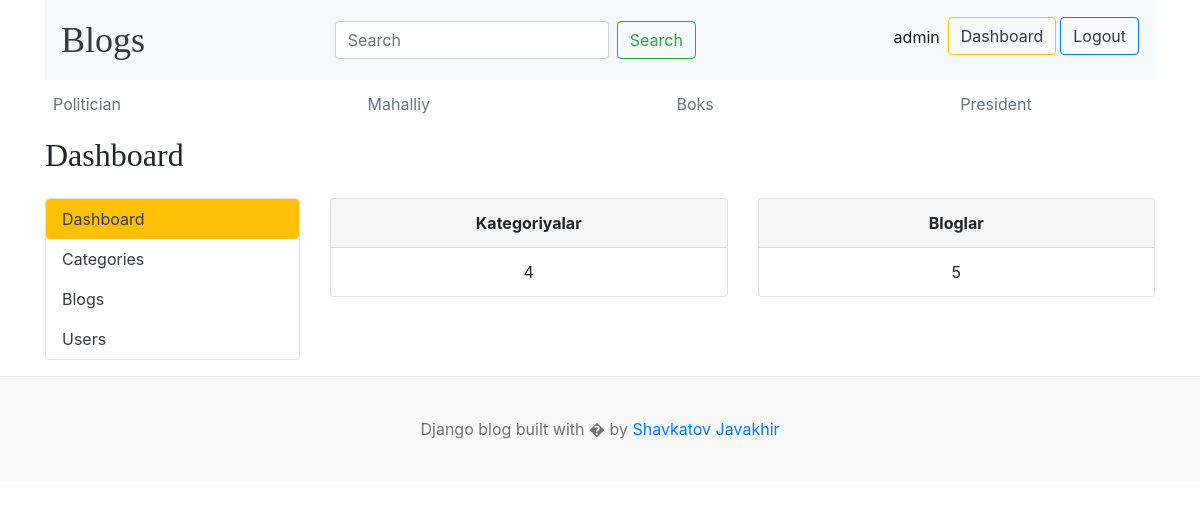
The page /dashboard/ (signed in) on the database its author committed.
### blogs/models.py (models this page shows, shortened)
class Category(models.Model):
    name = models.CharField(max_length=255)
    created_at = models.DateTimeField(auto_now_add=True)
    updated_at = models.DateTimeField(auto_now=True)
    class Meta:
        verbose_name_plural = 'Categories'
        verbose_name = 'Category'

### dashboardapp/views.py (the view)
# urls.py: path('dashboard/', include('dashboardapp.urls'))
@login_required(login_url='login')
def dashboard(request):
    blog_count = Blog.objects.all().count()
    context = {
        "blog_count": blog_count,
    }
    return render(request, "dashboard.html", context)

### blogs/context_processor.py (called while the page is built)
def header(req):
    category = Category.objects.all()
    context = {
        'categories': category
    }
    return context

def get_about(request):
    about = About.objects.all()
    links = Social_links.objects.all()
    telegram = links.get(name='Telegram')
    context = {
        'about': about,
        'links': links,
        'telegram': telegram
        }
    return context

### dashboardapp/templates/dashboard.html
{% extends 'header.html' %} {% load static %} {% block content %}
<div class="row">
    <div class="col-3">
        <h2>Dashboard</h2>
    </div>
</div>
<div class="row my-3">
  {% include 'left_side.html' %}
  <div class="col-9">
    <div class="row">
      <div class="col">
        <div class="card">
          <div class="card-header text-center font-weight-bold">
            Kategoriyalar
          </div>
          <ul class="list-group list-group-flush">
            <li class="list-group-item text-center">{{categories.count}}</li>
          </ul>
        </div>
      </div>
      <div class="col">
        <div class="card">
          <div class="card-header text-center font-weight-bold">Bloglar</div>
          <ul class="list-group list-group-flush">
            <li class="list-group-item text-center">{{blog_count}}</li>
          </ul>
        </div>
      </div>
    </div>
  </div>
</div>
{% endblock %}

### templates/header.html (shortened to what this page needs)
{% load static %}
<!DOCTYPE html>
<html lang="en">
<head>
    <link href="https://getbootstrap.com/docs/4.0/dist/css/bootstrap.min.css" rel="stylesheet">
    <link href="{% static 'css/blog.css' %}" rel="stylesheet">
  </head>
<body>
  <div class="container">
<nav class="navbar navbar-expand-lg navbar-light bg-light">
  <a class="navbar-brand mr-auto blog-header-logo text-dark" href="{% url 'blogs' %}">Blogs</a>
  <div class="collapse navbar-collapse" id="navbarSupportedContent">
    <form class="form-inline my-2 my-lg-0 ml-auto" action="{% url 'search' %}" method="get">
      {% if user.is_authenticated %}
      <input class="form-control mr-sm-2" type="search" name="keyword" value="{{keyword}}" placeholder="Search" aria-label="Search">
      <button class="btn btn-outline-success my-2 my-sm-0" type="submit">Search</button>
      {% endif %}
    </form>
    <ul class="navbar-nav ml-auto">
    {% if user.is_authenticated %}
      <li class="nav-item active">
        <a class="nav-link" href="#">{{user}} <span class="sr-only">(current)</span></a>
      </li>
      <li class="nav-item mr-1 mb-2">
        <a href="{% url 'dashboard' %}" class="btn btn-outline-warning text-dark">Dashboard</a>
      </li>
      <li class="nav-item">
        <a href="{% url 'logout' %}" class="btn btn-outline-primary text-dark">Logout</a>
      </li>
      {% endif %}
    </ul>
  </div>
</nav>
      <div class="nav-scroller py-1 mb-2">
        <nav class="nav d-flex justify-content-between">
          {% if user.is_authenticated %}
          {% for category in categories %}
          <a class="p-2 text-muted" href="{% url 'posts_by_category' category.id %}">{{category.name}}</a>
          {% endfor %}
          {% endif %}
        </nav>
      </div>
    {% block content %}
    {% endblock %}
    </div>
<footer class="blog-footer">
  <p>Django blog built with � by <a href="{{telegram.link}}" target="_blank">Shavkatov Javakhir</a></p>
</footer>
</body>
</html>

### blog/static/css/blog.css (style rules this page uses)
.blog-header-logo { font-family: "Playfair Display", Georgia, "Times New Roman", serif; font-size: 2.25rem; }
h1, h2, h3, h4, h5, h6 { font-family: "Playfair Display", Georgia, "Times New Roman", serif; }
.blog-footer { padding: 2.5rem 0; color: #727272; text-align: center; background-color: #f9f9f9; border-top: .05rem solid #e5e5e5; }
.blog-footer p:last-child { margin-bottom: 0; }

### rows shown on the page
Category: name "Politician"
Category: name "Mahalliy"
Category: name "Boks"
Category: name "President"

### other values the page prints
{{ user }} "admin"
{{ categories.count }} "4"
{{ blog_count }} "5"
